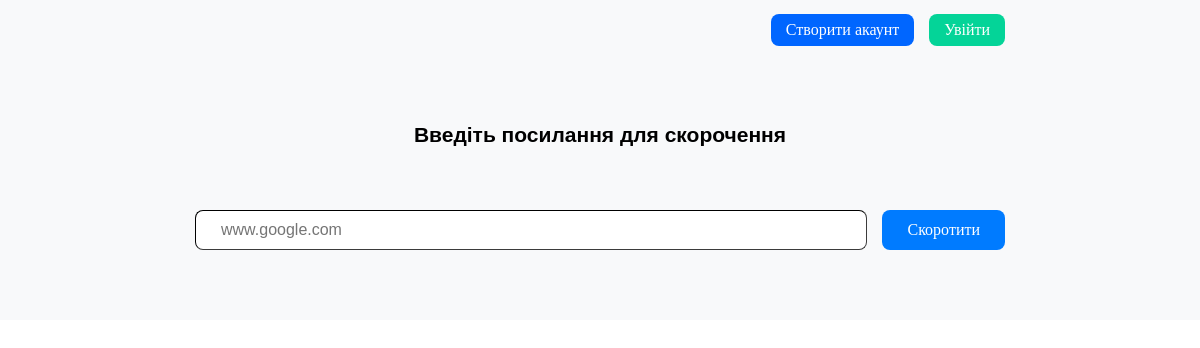
The app's page /, older data.
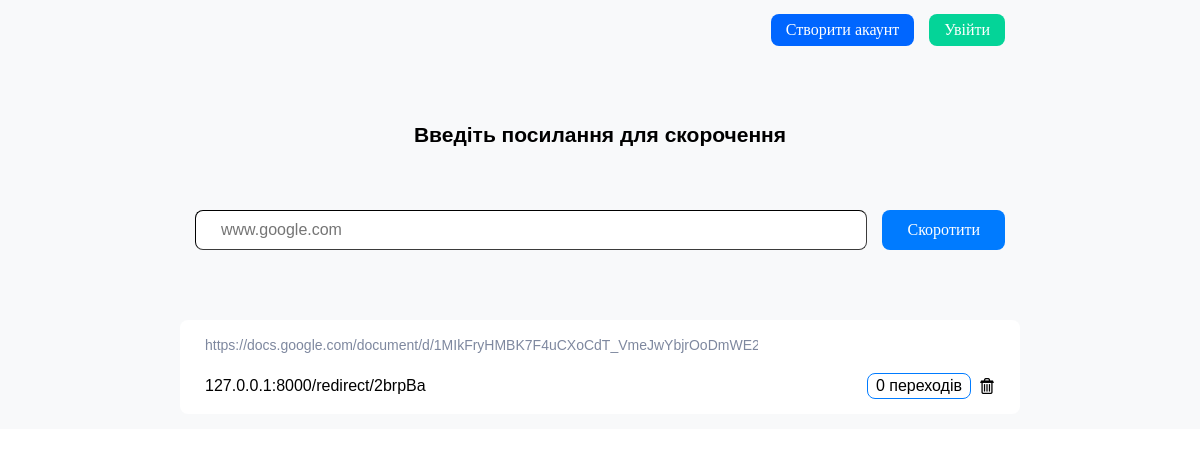
The same page, newer data.
### urlshorded/models.py (models this page shows, shortened)
class Links(models.Model):
    main_links = models.TextField(blank=False)
    short_links = models.TextField(blank=False)
    deleted = models.BooleanField(default=False)
    owner_id = models.ForeignKey(User, on_delete=models.CASCADE, null=True)
    owner_ip = models.ForeignKey('Guests', on_delete=models.CASCADE, null=True)
    def get_guest_data(self, ip='127.0.0.1'):
        guest = Guests()
        id_guest = guest.get_id_guests(ip)
        list_items = Links.objects.raw(
            f'SELECT *, (SELECT  count(id_links_id) FROM  urlshorded_clicktolinks WHERE id_links_id=urlshorded_links.id GROUP BY (id_links_id))  as cliks, (SELECT time_visit FROM urlshorded_clicktolinks WHERE id_links_id=urlshorded_links.id ORDER BY time_visit DESC LIMIT 1) as time_visit  FROM urlshorded_links WHERE (owner_ip_id={id_guest} AND  deleted=False) ORDER BY id DESC'
        )
        return list_items

### urlshorded/views.py (the view)
# urls.py: path('', homepage, name='home'),
def homepage(request):
    listcon = Links()
    ip_guest = get_client_ip(request)
    print(ip_guest)
    list_items = get_items_list(request)
    if request.method == 'POST':
        form = GetUrlForm(request.POST)
        if form.is_valid():
            add_new_url(request, form.cleaned_data['main_links'],)
            return redirect('home')
    else:
        form = GetUrlForm()
    param = {
        'list_items': list_items,
        'form': form,
    }
    return render(request, 'urlshorded/index.html', context=param)

### urlshorded/forms.py
class GetUrlForm(forms.Form):
    main_links = forms.CharField(label='', widget=forms.TextInput(attrs={'class': 'form_for_ulr',
                                                                         'placeholder': "www.google.com",
                                                                         }))

### urlshorded/models.py (called while the page is built)
    def get_id_guests(self, ip_guest: str):
        id_guest = Guests.objects.filter(ip=ip_guest)
        if id_guest:
            return id_guest[0].pk

    def find_guest(self, guest_ip):
        if Guests.objects.filter(ip=guest_ip):
            return True
        else:
            return False

### urlshorded/other.py (called while the page is built)
def get_client_ip(request) -> str:
    x_forwarded_for = request.META.get('HTTP_X_FORWARDED_FOR')
    if x_forwarded_for:
        ip = x_forwarded_for.split(',')[0]
    else:
        ip = request.META.get('REMOTE_ADDR')
    return ip

### urlshorded/templates/urlshorded/index.html (shortened to what this page needs)
{% load static %}
<!DOCTYPE html>
<html>
<head>
	<link rel="stylesheet" type="text/css" href="{% static 'urlshorded/css/style.css' %}">
</head>
<body>
<div class="main_page">
	<div class="conteiner">
		<div class="head">
			<div class="userbar" style="display:flex;">
				{% if request.user.is_authenticated %}
					<p style=" margin-right: 20px; font-size: 20px; font-family: ubuntu, sans-serif;">
						{{user.username}}
					</p>
					<a href="{% url 'logout'%}">
						<input type="submit" name="logout" value="Вийти" class="log_in">
					</a>
				{% else %}
					<a href="{% url 'reg'%}">
						<input type="submit" name="sign_up" value="Створити акаунт" class="create_akk">
					</a>
					<a href="{% url 'login_user' %}">
						<input type="submit" name="log_in" value="Увійти" class="log_in">
					</a>
				{% endif%}
			</div>
		</div>
		<div class="enter_link">
			<div class="main_title">
				<p>Введіть посилання для скорочення</p>
			</div>
			<div class="form_conteiner">
				<form class="fblock" action="{% url 'home' %}" method="post" >
					{{ form }}
					<input type="submit" name="shorten_link" value="Скоротити" class="shorten">
				</form>
			</div>
		</div>
		<div class="links_conteiner">
			{% for item in list_items %}
				<div class="item_link">
				<div class="block_top">
					<div class="url_main">
						<p>{{item.main_links}}</p>
					</div>
				</div>
				<div class="block_bottom">
					<div class="sh_link">
						<p>127.0.0.1:8000/redirect/{{item.short_links}}</p>
					</div>
					<div class="stat_and_dell">
						<div class="value_clicks">
							{% if item.cliks > 0 %}
								<p>{{ item.cliks }} переходи </p>
							{% else %}
								<p>0 переходів </p>
							{% endif %}
						</div>
						<div class="del_but">
							<a href="{% url 'del' id_link=item.pk %}">
								<input type="submit" name="del_link" class="dell" value="" >
							</a>
						</div>
					</div>
				</div>
			</div>
			{% endfor%}
		</div>
	</div>
</div>
</body>
</html>

Row changes from the older to the newer data that the page shows:
added Links: main_links "https://docs.google.com/document/d/1MIkFryHMBK7F4uCXoCdT_VmeJwYbjrOoDm…", short_links "2brpBa", shows "0 переходів"
